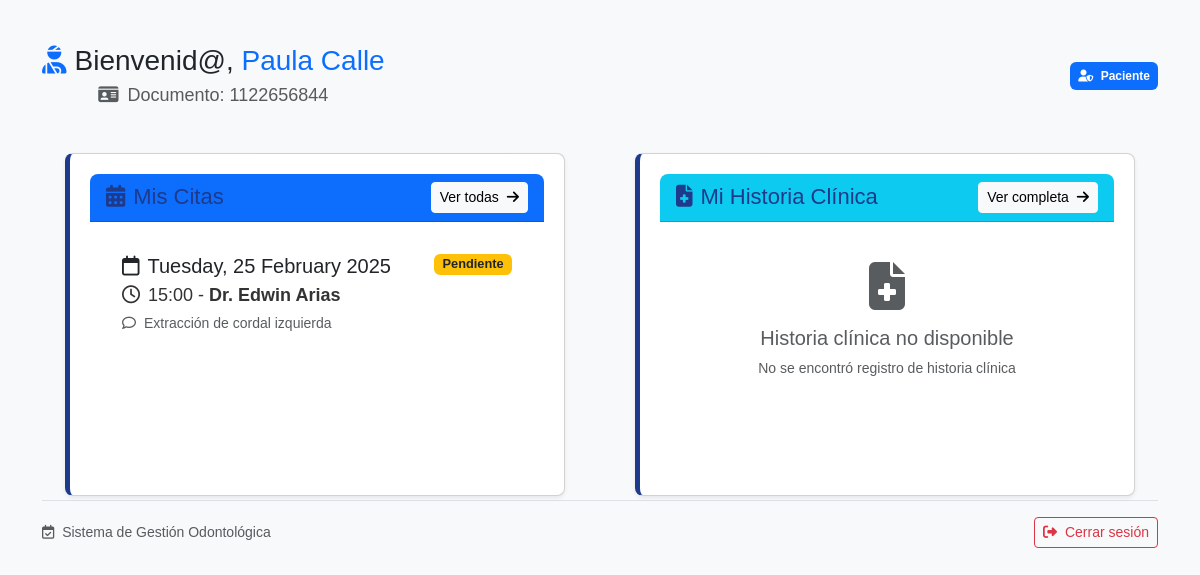
Before: /paciente/dashboard/ (signed in) with the older database file.
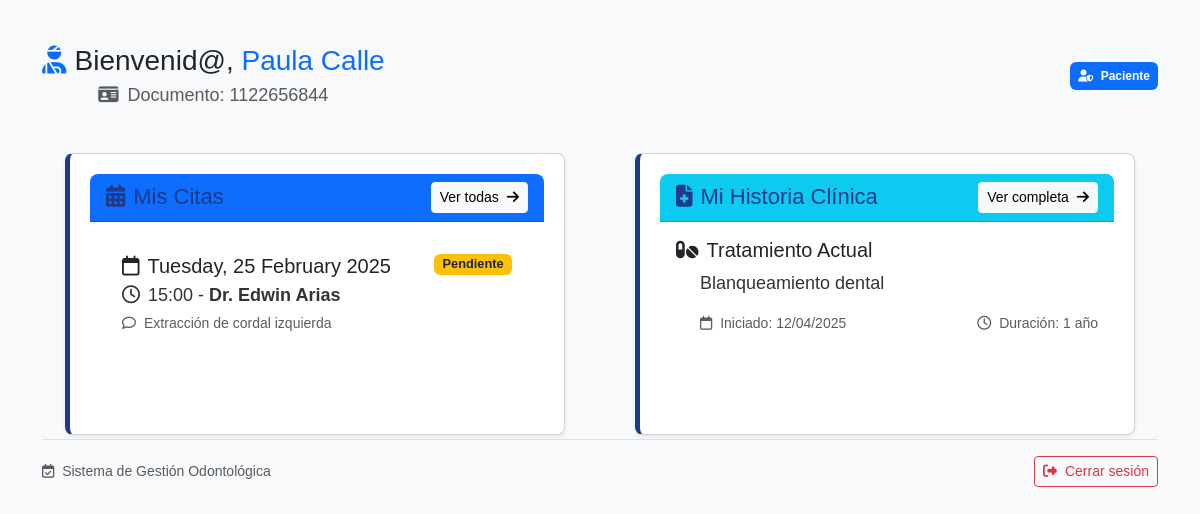
After: the same page with the newer database file.
### login_app/models.py (models this page shows, shortened)
class HistoriaClinica(models.Model):
    id = models.AutoField(primary_key=True)
    paciente = models.ForeignKey(CustomUser, on_delete=models.CASCADE)
    fecha_inicio = models.DateField(auto_now_add=True)
    tratamiento = models.TextField()
    duracion_tratamiento = models.CharField(max_length=100)
    creado_en = models.DateTimeField(auto_now_add=True)

### login_app/views.py (the view)
# urls.py: path("paciente/dashboard/", views.paciente_dashboard, name="paciente_dashboard"),
@login_required
def paciente_dashboard(request):
    paciente = request.user
    citas = Cita.objects.filter(paciente=paciente).order_by('fecha', 'hora')
    historia_clinica = HistoriaClinica.objects.filter(paciente=paciente).order_by('-fecha_inicio').first()
    evoluciones = EvolucionClinica.objects.filter(historia__paciente=paciente).order_by('-fecha_consulta')[:5]
    return render(request, 'login/paciente_dashboard.html', {
        'usuario': paciente,
        'citas': citas,
        'historia_clinica': historia_clinica,
        'evoluciones': evoluciones,
    })

### login_app/templates/login/paciente_dashboard.html (shortened to what the changed rows need)
{% load static %}
<!DOCTYPE html>
<html lang="es">
<head>
    <link href="https://cdn.jsdelivr.net/npm/bootstrap@5.3.0/dist/css/bootstrap.min.css" rel="stylesheet">
    <link rel="stylesheet" href="https://cdnjs.cloudflare.com/ajax/libs/font-awesome/6.4.0/css/all.min.css">
    <link rel="stylesheet" href="{% static 'dashboard.css' %}">
</head>
<body class="bg-light">
    <div class="container py-4">
        <div class="d-flex justify-content-between align-items-center mb-4">
            <div>
                <h1 class="h3 mb-1">
                    <i class="fas fa-user-injured text-primary me-2"></i>Bienvenid@, <span class="text-primary">{{ usuario.nombre_completo }}</span>
                </h1>
            </div>
        </div>
        <div class="row g-4">
            <div class="col-lg-6">
                <div class="card shadow-sm h-100">
                    <div class="card-body">
                        {% if historia_clinica %}
                            <div class="mb-4">
                                <h5 class="d-flex align-items-center">
                                    <i class="fas fa-pills me-2"></i> Tratamiento Actual
                                </h5>
                                <p class="ps-4">{{ historia_clinica.tratamiento }}</p>
                                <div class="d-flex justify-content-between ps-4">
                                    <small class="text-muted">
                                        <i class="far fa-calendar me-1"></i> Iniciado: {{ historia_clinica.fecha_inicio|date:"d/m/Y" }}
                                    </small>
                                    <small class="text-muted">
                                        <i class="far fa-clock me-1"></i> Duración: {{ historia_clinica.duracion_tratamiento }}
                                    </small>
                                </div>
                            </div>
                        {% else %}
                            <div class="text-center py-4">
                                <i class="fas fa-file-medical fa-3x text-muted mb-3"></i>
                                <h5 class="text-muted">Historia clínica no disponible</h5>
                                <p class="text-muted small">No se encontró registro de historia clínica</p>
                            </div>
                        {% endif %}
                    </div>
                </div>
            </div>
        </div>
    </div>
</body>
</html>

Changed rows visible on the page:
added HistoriaClinica: tratamiento "Blanqueamiento dental", fecha_inicio "12/04/2025", duracion_tratamiento "1 año"
Other visible differences:
text no longer shown: "Historia clínica no disponible No se encontró registro de historia clínica"
text now shown: "Tratamiento Actual Iniciado: Duración:"
